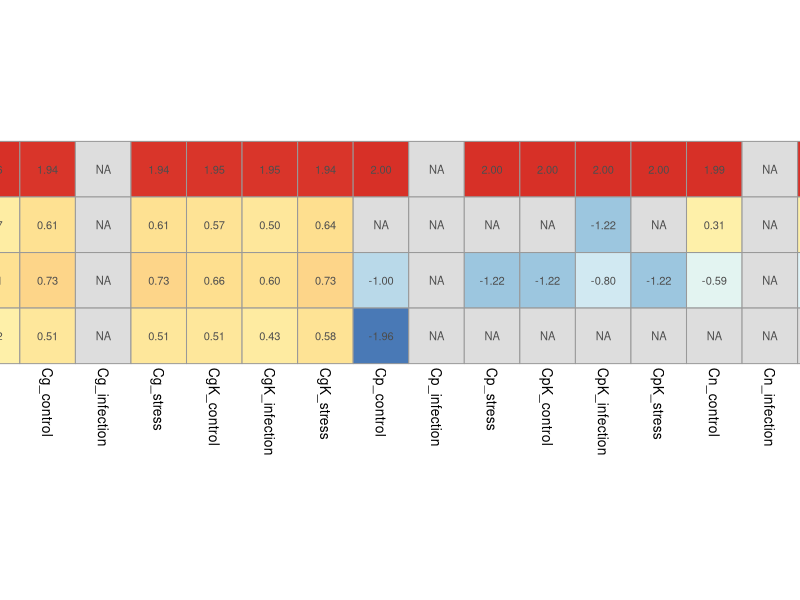
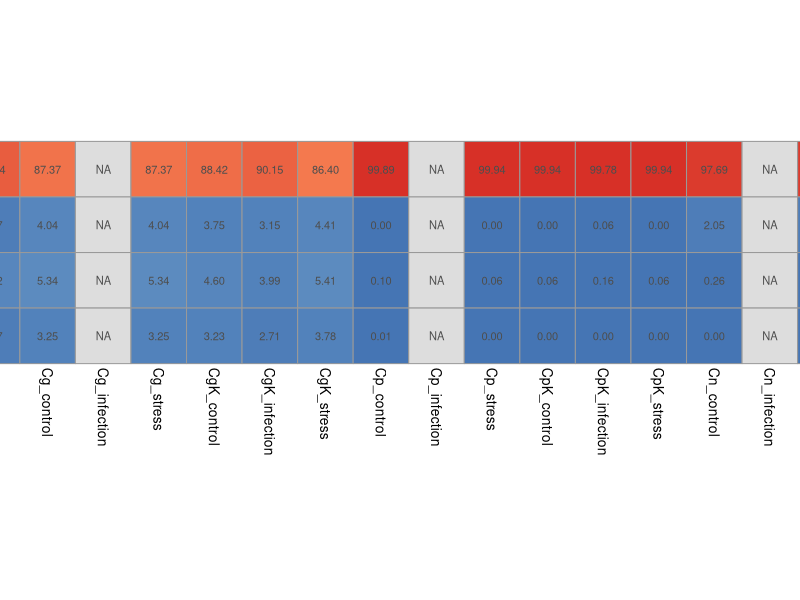
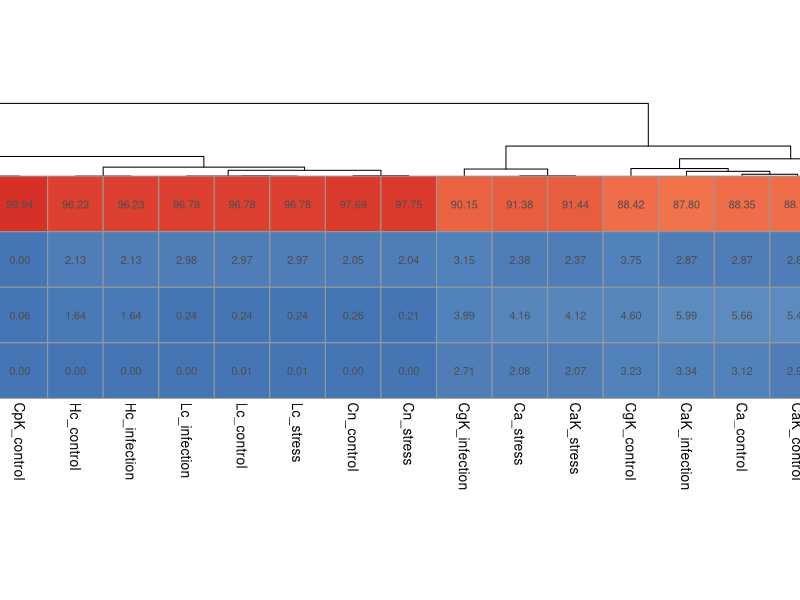
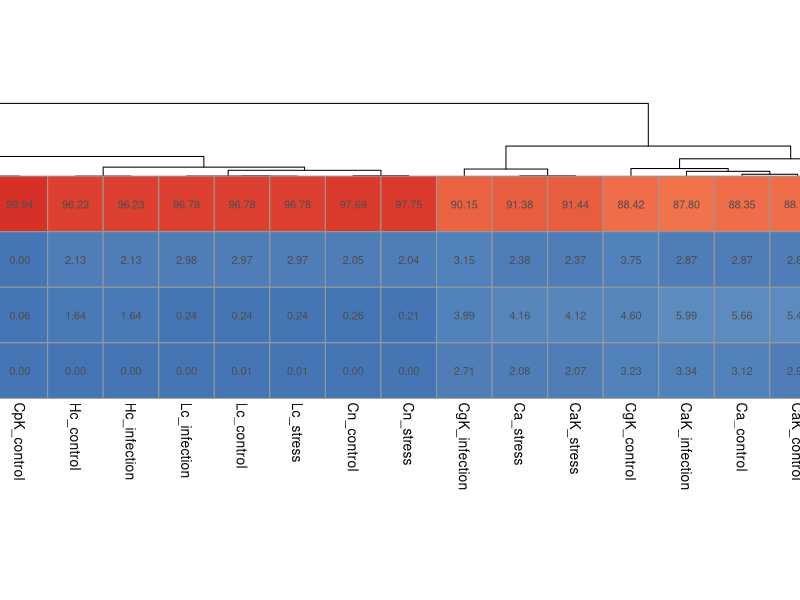
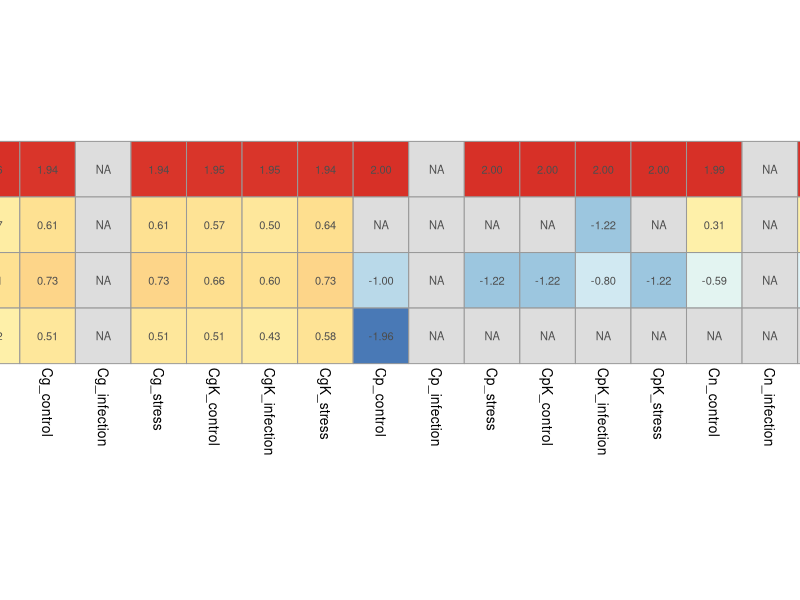
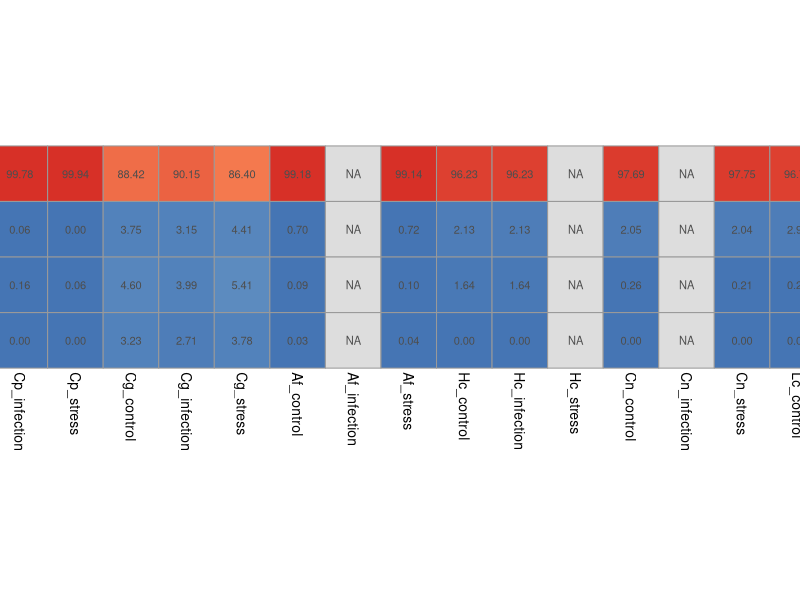
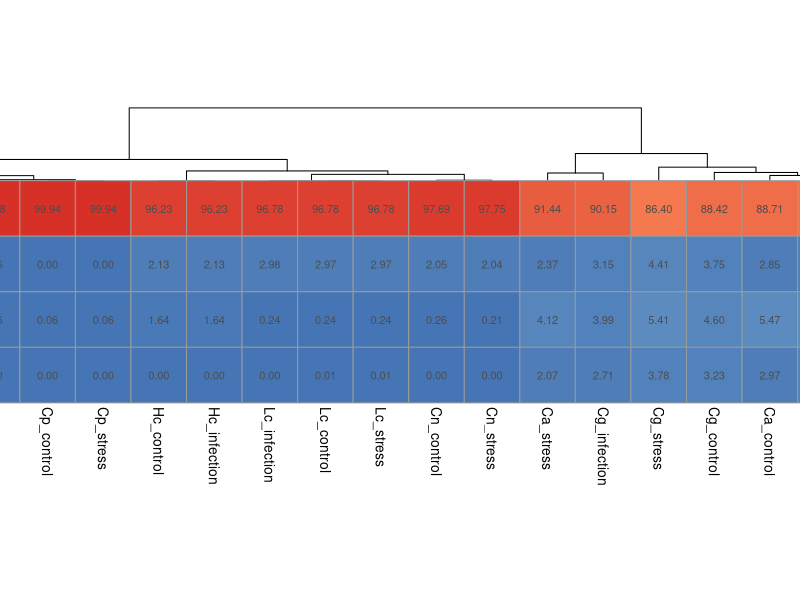
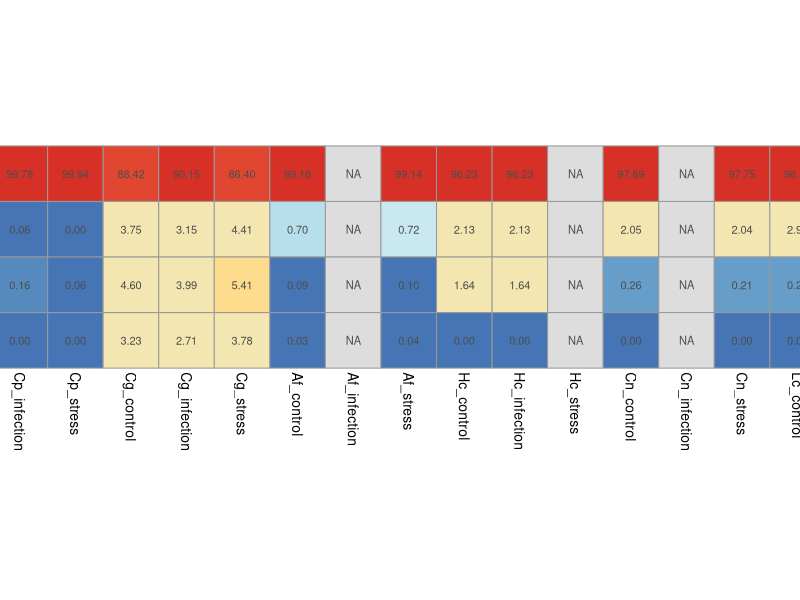

Here is the R script that generated these plots, in order:
## barplot for difference between used splicesites
library(colorspace)
library(RColorBrewer)
library(pheatmap)

setwd("/data/species_comparison/")


## splice sites heatmap for all fungi and conditions ####
afum <- c(99.18,0.70,0.09,NA,NA,NA,99.14,0.72,0.10)
#afum293 <- c(99.15,0.71,0.10,99.18,0.70,0.09,98.75,0.92,0.22)
calb <- c(88.35,2.87,5.66,85.58,3.14,7.26,91.38,2.38,4.16)
calbk <- c(88.71,2.85,5.47,87.80,2.87,5.99,91.44,2.37,4.12)
cgla <- c(87.37,4.04,5.34,NA,NA,NA,87.37,4.04,5.34)
cglak <- c(88.42,3.75,4.60,90.15,3.15,3.99,86.40,4.41,5.41)
cpar <- c(99.889,0,0.1,NA,NA,NA,99.94,0,0.06)
cpark <- c(99.94,0,0.06,99.78,0.06,0.16,99.94,0,0.06)
cneo <- c(97.69,2.05,0.26,NA,NA,NA,97.75,2.04,0.21)
lcor <- c(96.78,2.97,0.24,96.78,2.98,0.24,96.78,2.97,0.24)
hcap <- c(96.23,2.13,1.64,96.23,2.13,1.64,NA,NA,NA)

all <- c(afum,calb,calbk,cgla,cglak,cpar,cpark,cneo,lcor,hcap)
matrix_all <- matrix(all,nrow=3)

others <- apply(matrix_all,2,function(x){
  return(100-sum(x))
})
matrix_all <- rbind(matrix_all,others)

rownames(matrix_all) <- c("GT-AG", "GC-AG", "AT-AC","others")

names_allss <- c("Af","Ca","CaK","Cg","CgK","Cp","CpK","Cn","Lc","Hc")

names_allss <- unlist(lapply(names_allss,function(x){return(rep(x,3))}))
conditions <- c("control","infection","stress")
conditions <- rep(conditions,10)
#conditions <- rep(conditions,7)

all <- paste(names_allss,conditions,sep="_")

colnames(matrix_all) <- all

log_matrix_all <- log10(matrix_all)
log_matrix_all <- unlist(lapply(log_matrix_all,function(x){
  if(!is.finite(x)) x <- NA
  return(x)
}))
log_matrix_all <- matrix(log_matrix_all,nrow=4)
rownames(log_matrix_all) <- c("GT-AG", "GC-AG", "AT-AC","others")
colnames(log_matrix_all) <- all
# 
#heatmap(log_matrix_all, Rowv=NA, Colv=NA, col = brewer.pal(9, "Blues"), scale="column", margins=c(5,10))

png("/data/species_comparison/splicesites_log.png",width=1600,height=300)
pheatmap(log_matrix_all,cellwidth=40,cellheight=40,width=1800,height=600,
         cluster_rows=F,cluster_cols=F,
         scale="none",display_numbers=T,margins=c(10,20))
dev.off()

png("/data/species_comparison/splicesites.png",width=1600,height=300)
pheatmap(matrix_all,cellwidth=40,cellheight=40,width=1800,height=600,
         cluster_rows=F,cluster_cols=F,
         scale="none",display_numbers=T,margins=c(10,20))
#,color=brewer.pal(9, "Blues")
dev.off()


matrix_all_boolean <- as.vector(apply(matrix_all,2,function(x){
  if(is.na(sum(x))){ return(FALSE)
  }else return(TRUE)
}))
matrix_all_woNA <- matrix_all[,matrix_all_boolean]


png("/data/species_comparison/splicesites_phylogeny.png",height=300,width=1200)
pheatmap(matrix_all_woNA,cellwidth=40,cellheight=40,width=1800,height=600,
         cluster_rows=F,cluster_cols=T,
         scale="none",display_numbers=T,margins=c(10,20))
#color=brewer.pal(9, "Blues")
dev.off()


png("/data/species_comparison/splicesites_phylogeny.png",height=300,width=1200)
pheatmap(matrix_all_woNA,cellwidth=40,cellheight=40,width=1800,height=600,
         cluster_rows=F,cluster_cols=T,
         scale="none",display_numbers=T,margins=c(10,20))
dev.off()



##mean values for each species over all conditions
names_unique <- unique(names_allss)
mean_values <- lapply(names_unique,function(x){
  current <- matrix_all[1,][grep(x,names(matrix_all[1,]))]
  return(mean(current,na.rm=T))
})
 

####################################
afum <- c(99.18,0.70,0.09,NA,NA,NA,99.14,0.72,0.10)
#afum293 <- c(99.15,0.71,0.10,99.18,0.70,0.09,98.75,0.92,0.22)
calb <- c(88.35,2.87,5.66,85.58,3.14,7.26,91.38,2.38,4.16)
calbk <- c(88.71,2.85,5.47,87.80,2.87,5.99,91.44,2.37,4.12)
cgla <- c(87.37,4.04,5.34,NA,NA,NA,87.37,4.04,5.34)
cglak <- c(88.42,3.75,4.60,90.15,3.15,3.99,86.40,4.41,5.41)
cpar <- c(99.889,0,0.1,NA,NA,NA,99.94,0,0.06)
cpark <- c(99.94,0,0.06,99.78,0.06,0.16,99.94,0,0.06)
cneo <- c(97.69,2.05,0.26,NA,NA,NA,97.75,2.04,0.21)
lcor <- c(96.78,2.97,0.24,96.78,2.98,0.24,96.78,2.97,0.24)
hcap <- c(96.23,2.13,1.64,96.23,2.13,1.64,NA,NA,NA)

all <- c(calbk,cpark,cglak,afum,hcap,cneo,lcor)
matrix_all <- matrix(all,nrow=3)

others <- apply(matrix_all,2,function(x){
  return(100-sum(x))
})
matrix_all <- rbind(matrix_all,others)

rownames(matrix_all) <- c("GT-AG", "GC-AG", "AT-AC","others")

names_allss <- c("Ca","Cp","Cg","Af","Hc","Cn","Lc")
names_allss <- unlist(lapply(names_allss,function(x){return(rep(x,3))}))
conditions <- c("control","infection","stress")
conditions <- rep(conditions,7)
all <- paste(names_allss,conditions,sep="_")

colnames(matrix_all) <- all

svg("/data/species_comparison/splicesites_log.svg",width=18,height=4)
pheatmap(log_matrix_all,cellwidth=40,cellheight=40,width=1800,height=600,
         cluster_rows=F,cluster_cols=F,
         scale="none",display_numbers=T,margins=c(10,20))
dev.off()

library(pheatmap)
svg("/data/species_comparison/splicesites.svg",width=15,height=4)
pheatmap(matrix_all,cellwidth=40,cellheight=40,width=1800,height=600,
         cluster_rows=F,cluster_cols=F,
         scale="none",display_numbers=T,margins=c(10,20))
#,color=brewer.pal(9, "Blues")
dev.off()



matrix_all_boolean <- as.vector(apply(matrix_all,2,function(x){
  if(is.na(sum(x))){ return(FALSE)
  }else return(TRUE)
}))
matrix_all_woNA <- matrix_all[,matrix_all_boolean]


png("/data/species_comparison/splicesites_phylogeny.png",height=300,width=1200)
svg("/data/species_comparison/splicesites_phylogeny.svg",width=15,height=4)
pheatmap(matrix_all_woNA,cellwidth=40,cellheight=40,width=1800,height=600,
         cluster_rows=F,cluster_cols=T,
         scale="none",display_numbers=T,margins=c(10,20))
#color=brewer.pal(9, "Blues")
dev.off()



paletteLength <- 20
myColor <- colorRampPalette(rev(brewer.pal(n = 8, name ="RdYlBu")))(paletteLength)  ## RdYlBu,RdBu,Spectral
# length(breaks) == length(paletteLength) + 1
# use floor and ceiling to deal with even/odd length pallettelengths
myBreaks <- c(seq(min(matrix_all,na.rm=T), 1, length.out=ceiling(paletteLength/2) + 1), 
              seq(max(matrix_all,na.rm=T)/paletteLength, max(matrix_all,na.rm=T), length.out=floor(paletteLength/2)))

svg("splicesites.svg",width=15,height=4)
pdf("splicesites.pdf",width=15,height=4,onefile = F)
pheatmap(matrix_all,cellwidth=40,cellheight=40,width=1800,height=600,
         cluster_rows=F,cluster_cols=F,color=myColor, breaks=myBreaks,
         scale="none",display_numbers=T,margins=c(10,20))
dev.off()
